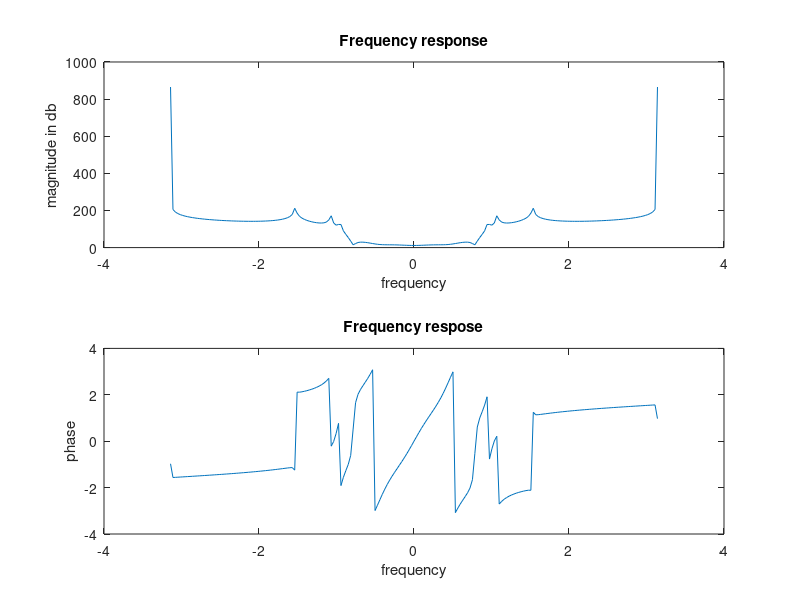
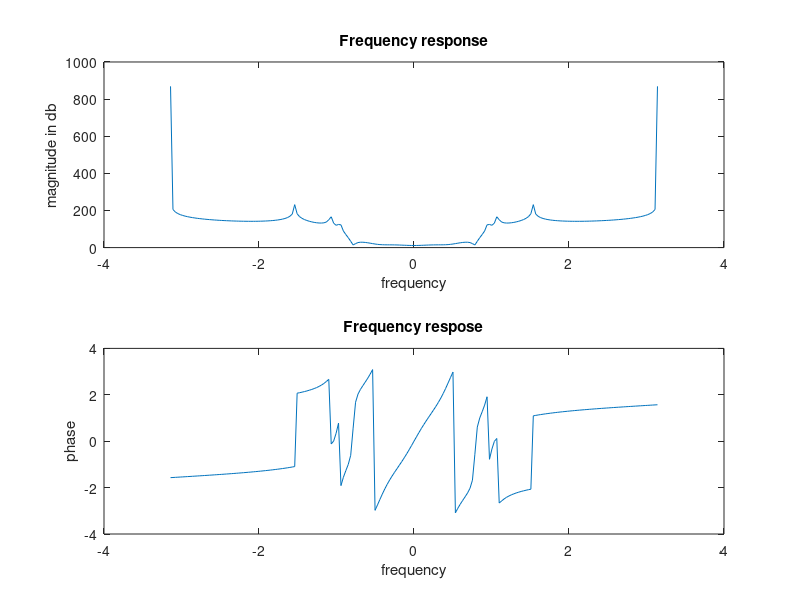
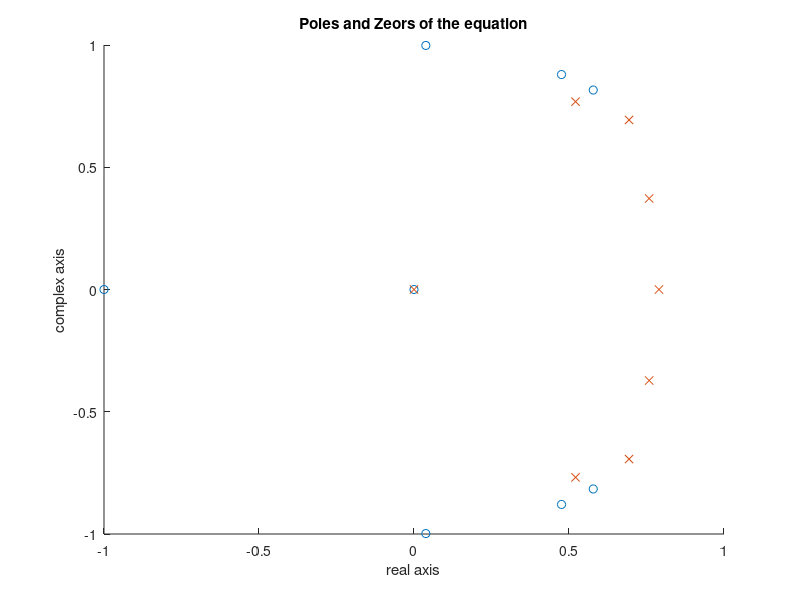
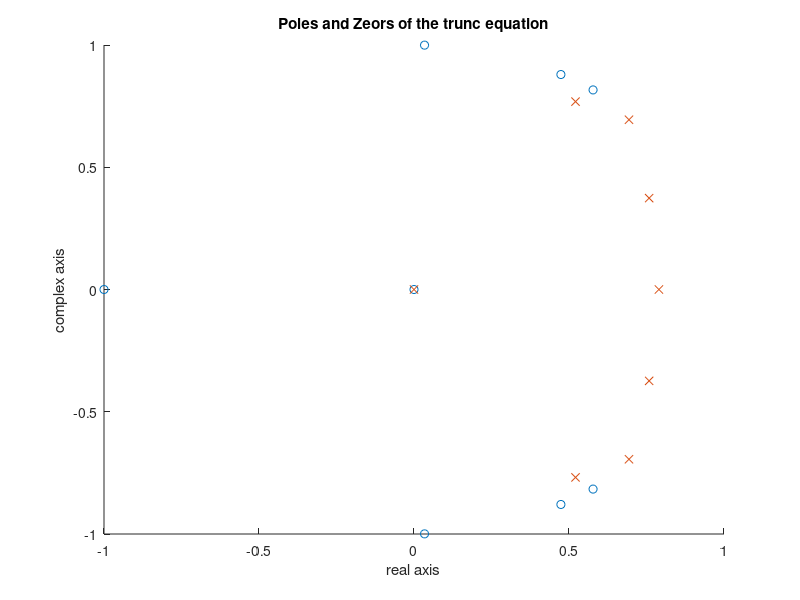

These figures' MATLAB source, in order:
#!/bin/octave
pkg load signal;

s1b = 0.104948 .* [1 1 0];
s1a = [1 -0.790103 0];
s1 = [s1b s1a]
s2b = [0.102450 -0.007817 0.102232];
s2a = [1 -1.51723 0.714088];
s2 = [s2b s2a]
s3b = [0.420100 -0.399842 0.419864];
s3a = [1 -1.0421773 0.861895];
s3 = [s3b s3a]
s4b = [0.714929 -0.8267432 0.71484];
s4a = [1 -1.387447 0.962242];
s4 = [s4b s4a]
s = [s1;
     s2;
     s3;
     s4]
strunc = ceil(s*1000)./1000

hold on;
figure()
[a, b] = sos2tf(s)
W = -pi:pi/100:pi;
[H,w] = freqz(b,a,W);
subplot(2,1,1);
mag = 20 * log(abs(H));
plot(w,mag);
xlabel("frequency");
ylabel("magnitude in db");
title("Frequency response");
subplot(2,1,2);
plot(w,angle(H));
xlabel("frequency");
ylabel("phase");
title("Frequency respose");
print -dpng "frespnsenon4.png" ;

figure()
[a, b] = sos2tf(strunc)
W = -pi:pi/100:pi;
[H,w] = freqz(b,a,W);
subplot(2,1,1);
mag = 20 * log(abs(H));
plot(w,mag);
xlabel("frequency");
ylabel("magnitude in db");
title("Frequency response");
subplot(2,1,2);
plot(w,angle(H));
xlabel("frequency");
ylabel("phase");
title("Frequency respose");
print -dpng "frespnsenontruc4.png" ;

[z, p, k] = sos2zp(s);

figure()
hold on;
plot(z,'o');
plot(p,'x');
title("Poles and Zeors of the equation");
xlabel("real axis");
ylabel("complex axis");
print -dpng "poleZeros4.png"

[z, p, k] = sos2zp(strunc);

figure()
hold on;
plot(z,'o');
plot(p,'x');
title("Poles and Zeors of the trunc equation");
xlabel("real axis");
ylabel("complex axis");
print -dpng "poleZerostrunc4.png"
